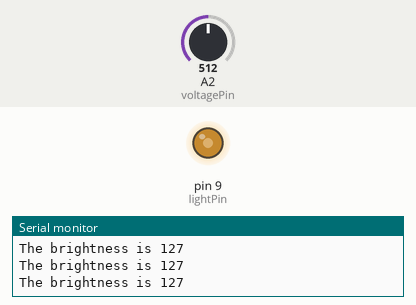
This sketch was run on a simulated Arduino Mega 2560, built with avr-gcc and run on an emulated ATmega2560. Shown: output pins drawn as LEDs (lit = HIGH), the last lines printed to the serial monitor. The test bench sets the inputs (shaded band); at power-on: A2 (voltagePin) = 512.

Above: at 1.2 s.
1.3 s: A2 (voltagePin) set to 716
At 2.5 s:
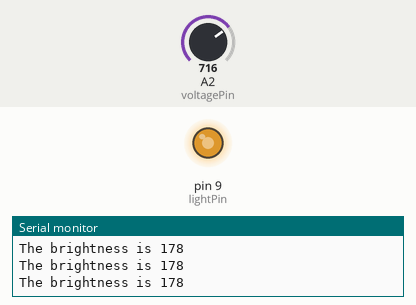
2.8 s: A2 (voltagePin) set to 900
At 4.1 s:
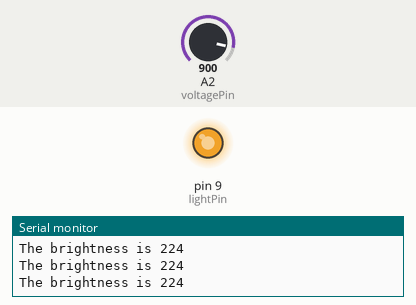
4.6 s: A2 (voltagePin) set to 122
At 5.5 s:
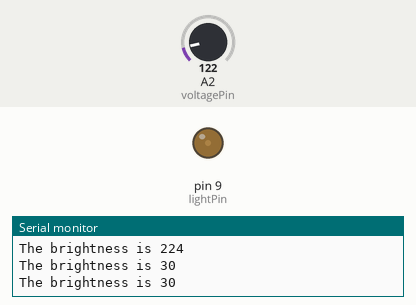
6.4 s: A2 (voltagePin) set to 0
At 7.9 s:
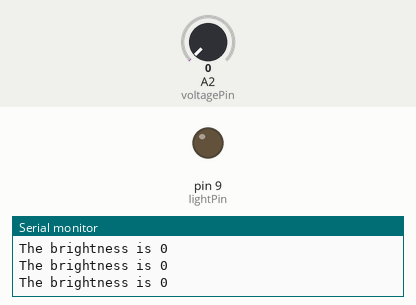
8.2 s: A2 (voltagePin) set to 511
At 9.6 s:
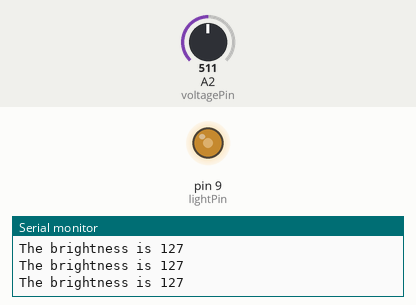
Timing chart, 0 to 11.0 s (numbered marks = the images above; inputs shaded):
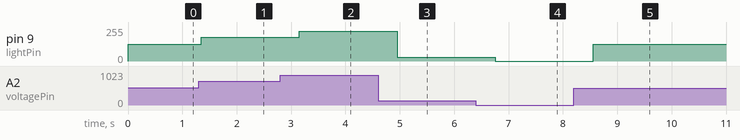

Measured:
- after the input at 1.3 s, pin 9 (lightPin): 127/255 → 178/255 after 0.05 s
- after the input at 2.8 s, pin 9 (lightPin): 178/255 → 224/255 after 0.35 s
- after the input at 4.6 s, pin 9 (lightPin): 224/255 → 30/255 after 0.36 s
- after the input at 6.4 s, pin 9 (lightPin): 30/255 → 0/255 after 0.36 s
- after the input at 8.2 s, pin 9 (lightPin): 0/255 → 127/255 after 0.36 s

The sketch:

light_dimmer.ino
```cpp
// Siddharth Sivakumar
// June 29, 2026
// Arduino MEGA
// The purpose of this program

int voltagePin = A2;
int lightPin = 9;

int tenBitNumber = 0;
float brightness = 0;
int finalBrightness = 0;
int delayTime = 450;

void setup() {
  pinMode(voltagePin, INPUT);
  pinMode(lightPin, OUTPUT);
  Serial.begin(9600);
}

void loop() {
  tenBitNumber = analogRead(voltagePin);
  brightness = (tenBitNumber * 255.0) / 1023.0;
  finalBrightness = brightness;
  analogWrite(lightPin, finalBrightness);

  Serial.print("The brightness is ");
  Serial.println(finalBrightness);
  delay(delayTime);
}
```
